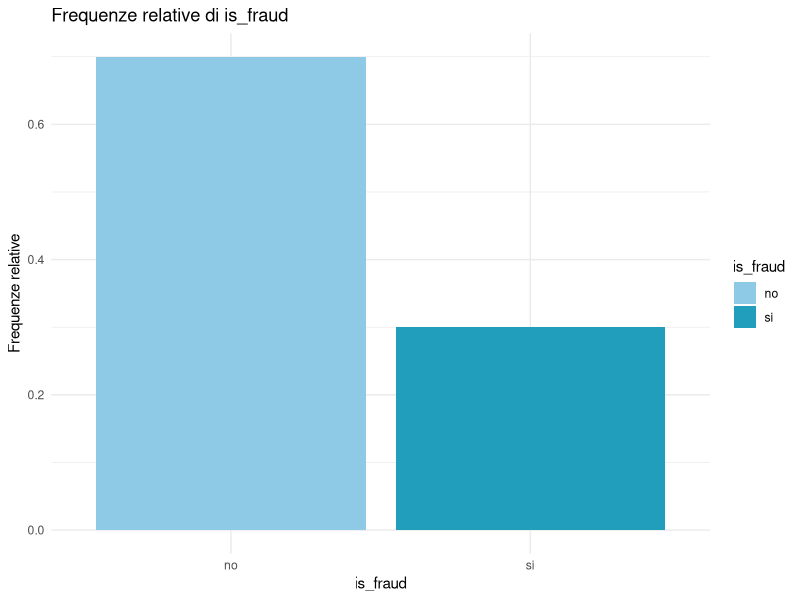
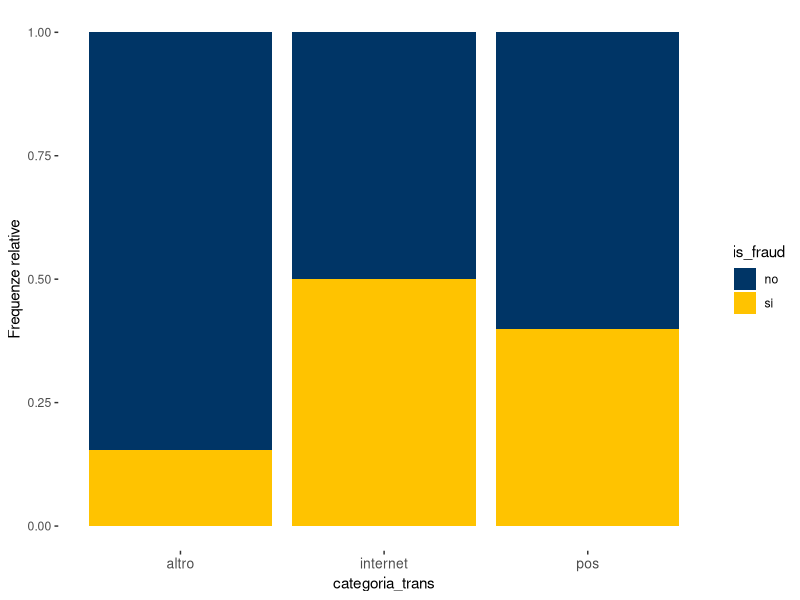
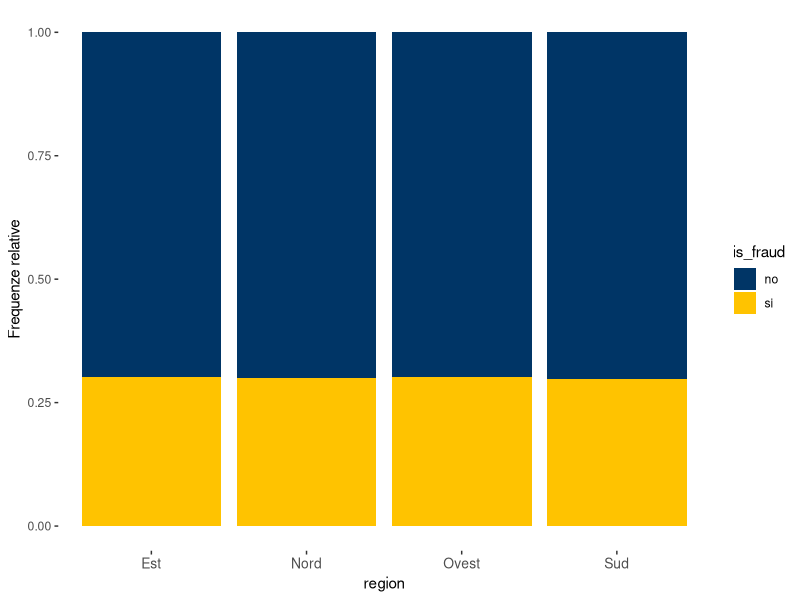
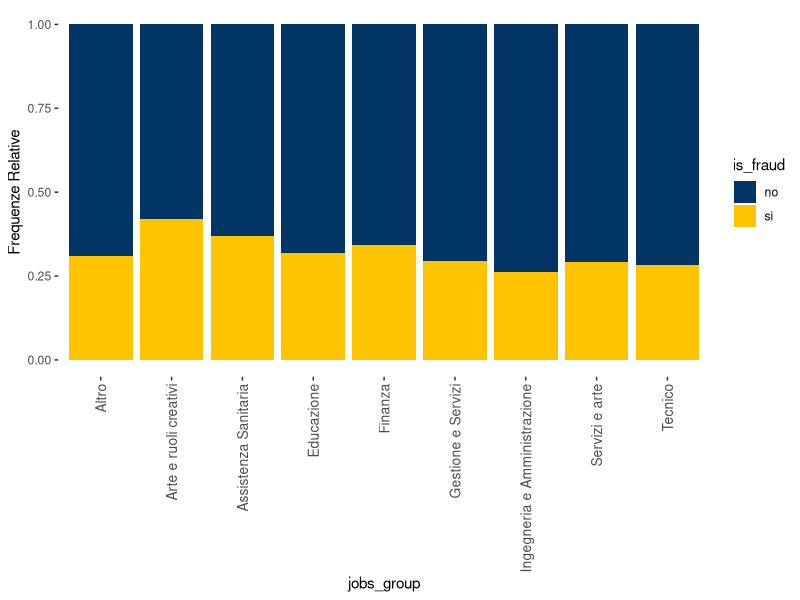
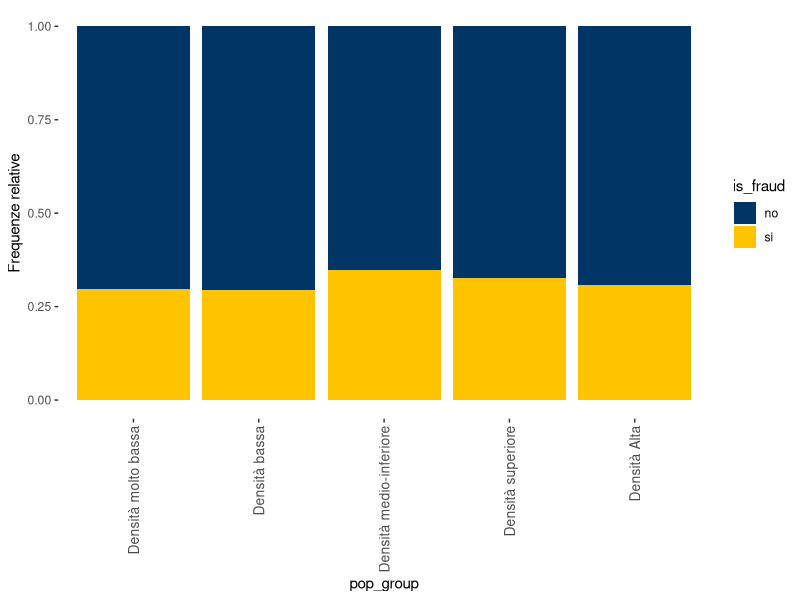
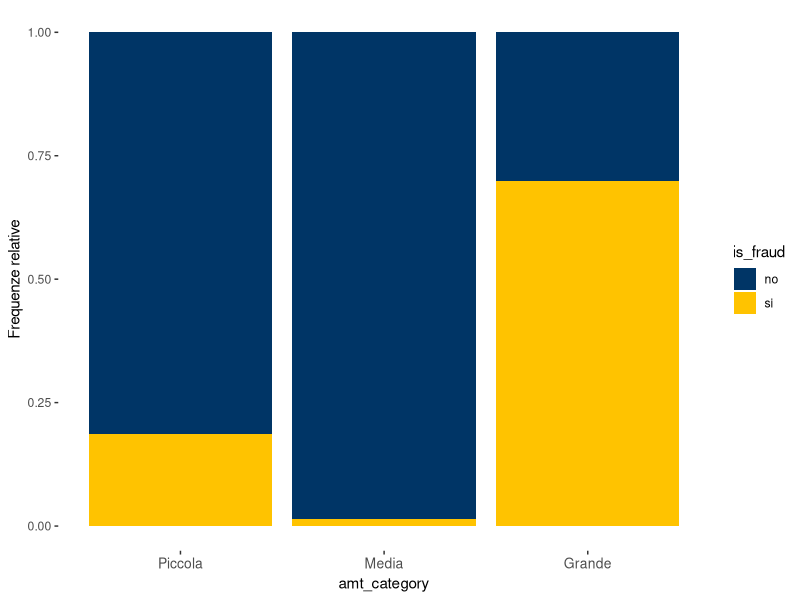
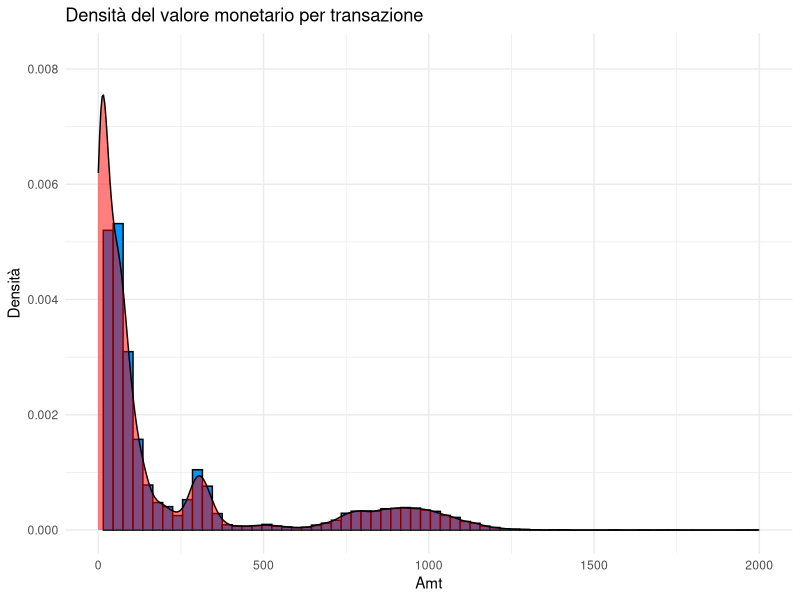
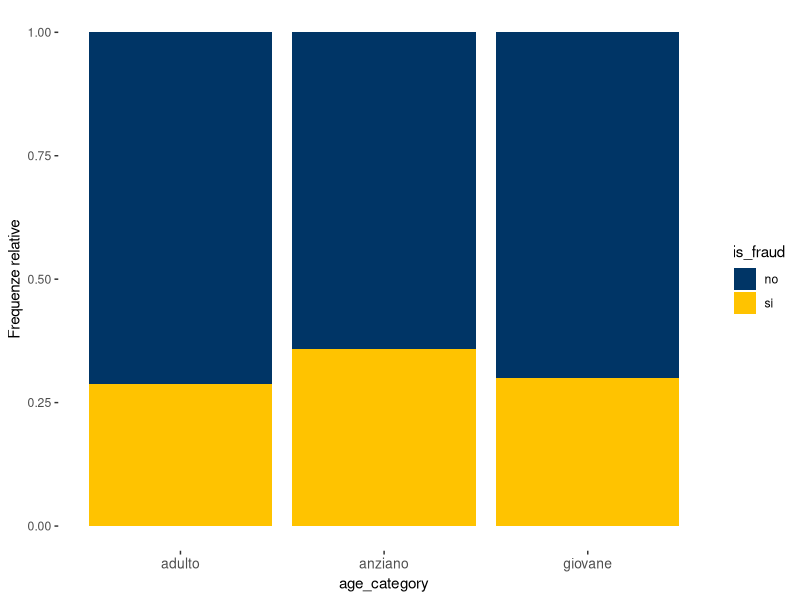

These charts were generated, in order, by the following R code:
library(dplyr)
library(ggplot2)

dati <- read.csv('set_dati.csv')

table(dati$is_fraud)
dim(dati)
str(dati)

# Ricodifica variabili
dati$is_fraud<- factor(dati$is_fraud,levels=c(0,1),labels=c("no", "si"))
dati$city_pop <- as.numeric(dati$city_pop)
dati$trans_date_trans_time <- as.POSIXct(dati$trans_date_trans_time, format = "%Y-%m-%d %H:%M:%S")
dati$category <-as.factor(dati$category)
dati$state <- as.factor(dati$state)
dati$job <- as.factor(dati$job)
dati$dob <- as.Date(dati$dob, "%Y-%m-%d")
str(dati)
summary(dati)

# is_fraud
# t=table(dati$is_fraud) # problema dataset non bilanciato
# t
# barplot(t)
# barplot(t/length(dati$is_fraud), col = 'lightblue', ylim = c(0, 1), xlab = 'Transazione Fraudolenta', main = 'Composizione del set di dati')
# 
# 
# t/length(dati$is_fraud)

dati %>%
  group_by(is_fraud) %>%
  summarise(count = n()) %>%
  mutate(relative_frequency = count / sum(count)) %>%
  ggplot(aes(x = is_fraud, y = relative_frequency, fill = is_fraud)) +
  geom_bar(stat = "identity") +
  scale_fill_manual(values = c("#8ecae6", "#219ebc")) +
  labs(title = "Frequenze relative di is_fraud", y = "Frequenze relative", x = "is_fraud") +
  theme_minimal()



# # Creo un grafico a barre per ogni categoria di 'category'
# ggplot(dati, aes(x = is_fraud, fill = factor(category))) +
#   geom_bar(position = "stack", stat = "count") +
#   facet_wrap(~category, scales = "free_x", ncol = 2) +
#   labs(title = "Distribuzione di is_fraud per ogni categoria di 'category'",
#        x = "is_fraud",
#        y = "Conteggio")

# Raggruppo categorie in base alla distribuzione
dati$categoria_trans <- case_when(
  dati$category %in% c("grocery_pos", "misc_pos", "shopping_pos") ~ "pos",
  dati$category %in% c("misc_net", "shopping_net",'grocery_net') ~ "internet",
  dati$category %in% c("entertainment", 'gas_transport','home','personal_care','food_dining','health_fitness','kids_pets','travel') ~ "altro",
)

dati$categoria_trans <- factor(dati$categoria_trans)
chisq.test(dati$is_fraud, dati$categoria_trans)

a=table(dati$categoria_trans) # distribuzione doppia
a
prop.table(a)

dati %>%
  ggplot(aes(x = categoria_trans, fill = is_fraud)) +
  geom_bar(position = "fill") +
  scale_fill_manual(values = c("#003566","#ffc300")) +  # Specify your desired colors
  theme(axis.text.x = element_text(size = 10), panel.background = element_rect(fill = "white")) +
  labs(y = "Frequenze relative")

# Raggruppo la variabile state
dati$region <- case_when(
  dati$state %in% c("CT", "ME", "MA", "NH", "RI", "VT", "NY", "NJ", "PA") ~ "Est",
  dati$state %in% c("IL", "IN", "MI", "OH", "WI", "IA", "KS", "MN", "MO", "NE", "ND", "SD") ~ "Nord",
  dati$state %in% c("DE", "FL", "GA", "MD", "NC", "SC", "VA", "DC", "WV", "AL", "AR", "KY", "LA", "MS", "OK", "TN", "TX") ~ "Sud",
  dati$state %in% c("AK", "CA", "HI", "NV", "OR", "WA", "AZ", "CO", "ID", "MT", "NM", "UT", "WY") ~ "Ovest",
)
dati$region <- factor(dati$region)

a <- table(dati$region)
prop.table(a)

dati %>% 
  ggplot(aes(x = region, fill = is_fraud)) +
  geom_bar(position = "fill") +
  theme(axis.text.x = element_text(size = 10)) +
  scale_fill_manual(values = c("#003566","#ffc300")) +  # Specify your desired colors
  theme(axis.text.x = element_text(size = 10), panel.background = element_rect(fill = "white")) +
  labs(y = "Frequenze relative")



chisq.test(dati$is_fraud, dati$region)

# job variable

chisq.test(dati$is_fraud, dati$job)
unique(dati$job)

dati <- dati %>%
  mutate(jobs_group = case_when(
    grepl("developer|engineer|materials|architect", job, ignore.case = TRUE) ~ "Tecnico",
    grepl("accountant|finance", job, ignore.case = TRUE) ~ "Finanza",
    grepl("nurse|doctor|optometrist|ophthalmologist|orthoptistmental|health nurse|nurse, children's|nurse, hospital|nurse, mental health|paediatric nurse|oncologist|Community pharmacist", job, ignore.case = TRUE) ~ "Assistenza Sanitaria",
    grepl("teacher|professor|Lecturer, higher education|Librarian, academic", job, ignore.case = TRUE) ~ "Educazione",
    grepl("producer, radio|producer, television/film/video|production assistant, television|production assistant, radio", job, ignore.case = TRUE) ~ "Arte e ruoli creativi",
    grepl("public house manager|catering manager|restaurant manager|chef|commercial/residential surveyor|quantity surveyor|wellsite geologist|public librarian|probation officer|event organiser|aeronautical engineer|therapist, horticultural|investment banker, corporate|psychotherapist, child|research officer, trade union|engineer, electronics|armed forces training and education officer|herpetologist|airline pilot|architectural technologist|toxicologist|land/geomatics surveyor|naval architect|camera operator|therapist, music|academic librarian|energy engineer", job, ignore.case = TRUE) ~ "Gestione e Servizi",
    grepl("call centre manager|child psychotherapist|paramedic|therapist, art|exhibition designer|sports development officer|medical physicist|dance movement psychotherapist|arts development officer|editor, magazine features|analytical chemist|applications developer|chartered public finance accountant|engineer, aeronautical|scientist, audiological|lexicographer|radio broadcast assistant|surveyor, rural practice|herbalist|librarian, academic|immigration officer|community pharmacist|trading standards officer|public relations account executive|fine artist|museum/gallery conservator|travel agency manager|tax inspector|barista|lecturer, higher education|therapist, sports|podiatrist|surgeon|museum education officer|retail merchandiser|magazine features editor|landscape architect|tourism officer|historic buildings inspector/conservation officer|archaeologist", job, ignore.case = TRUE) ~ "Servizi e arte",
    grepl("water engineer|engineer, land|communications engineer|physicist, medical|exercise physiologist|occupational hygienist|petroleum engineer|licensed conveyancer|pathologist|psychologist, clinical|audiological scientist|multimedia programmer|physiotherapist|sub|amenity horticulturist|fisheries officer|occupational psychologist|barrister|comptroller|operations geologist|training and development officer|town planner|administrator, charities/voluntary organisations|hydrologist|trade mark attorney|furniture designer|sales executive|advertising account planner|equities trader|accountant, chartered public finance|research scientist (physical sciences)|psychiatrist|radiographer, therapeutic|accounting technician|agricultural consultant|tourist information centre manager|physiological scientist|horticulturist, commercial|research scientist (medical)|counsellor|financial trader|sport and exercise psychologist|interpreter|surveyor, minerals|animal nutritionist|primary school teacher|psychotherapist|records manager|dealer|claims inspector/assessor|retail banker|company secretary|designer, interior/spatial|teacher, English as a foreign language|film/video editor|scientific laboratory technician|farm manager|therapist, occupational|education officer, museum|accountant, chartered certified|retail buyer", job, ignore.case = TRUE) ~ "Ingegneria e Amministrazione",
    grepl("administrator, arts|drilling engineer|mining engineer|engineer, technical sales|illustrator|designer, ceramics/pottery|administrator|building surveyor|market researcher|human resources officer|teacher, special educational needs|engineer, biomedical|facilities manager|social researcher|heritage manager|radio producer|make|chief technology officer|scientist, research (maths)|scientist, research (physical sciences)|mechanical engineer|media buyer|glass blower/designer|IT trainer|health promotion specialist|systems analyst|tree surgeon|musician|sales professional, IT|waste management officer|insurance risk surveyor|hospital doctor|engineer, control and instrumentation|structural engineer|higher education careers adviser|network engineer|scientist, biomedical|further education lecturer|pension scheme manager|music tutor|quarry manager|learning disability nurse|development worker, community|mudlogger|surveyor, land/geomatics|lecturer, further education|prison officer|futures trader|engineer, civil (contracting)|pensions consultant|secondary school teacher|intelligence analyst|teacher, secondary school|electrical engineer|theatre director|general practice doctor|regulatory affairs officer|English as a second language teacher|copywriter, advertising|risk analyst|ceramics designer|chartered loss adjuster|presenter, broadcasting|archivist|armed forces logistics/support/administrative officer|forensic psychologist|senior tax professional/tax inspector|insurance underwriter|surveyor, mining|investment analyst|biomedical scientist|geologist, engineering|insurance broker|pharmacist, community|occupational therapist|engineer, petroleum|gaffer|television production assistant|manufacturing engineer|emergency planning/management officer|arboriculturist|contractor|scientist, clinical (histocompatibility and immunogenetics)|restaurant manager, fast food|programme researcher, broadcasting/film/video|teacher, early years/pre|ambulance person", job, ignore.case = TRUE) ~ "Altro",
    TRUE ~ "Altro"
  ))

dati$jobs_group <- as.factor(dati$jobs_group)
chisq.test(dati$is_fraud, dati$jobs_group)


a=table(dati$jobs_group) # distribuzione doppia
a
prop.table(a)

a=table(dati$is_fraud,dati$jobs_group) # distribuzione doppia
a
prop.table(a,2)

dati %>%
  ggplot(aes(x = jobs_group, fill = is_fraud)) +
  geom_bar(position = "fill") +
  theme(axis.text.x = element_text(angle = 90, vjust = 0.5, hjust = 1, size = 10)) +
  scale_fill_manual(values = c("#003566", "#ffc300")) +  
  theme(panel.background = element_rect(fill = "white")) +
  labs(y = "Frequenze Relative")


# city_pop and city
# dati$pop_group <- cut(dati$city_pop,
#                       breaks = c(-Inf, quantile(dati$city_pop, 1/3), quantile(dati$city_pop, 2/3), Inf),
#                       labels = c("Piccola", "Media", "Grande"),
#                       include.lowest = TRUE)


soglie <- c(-Inf, 1000, 100000, 250000, 1000000, Inf)
etichette <- c("Densità molto bassa", "Densità bassa", "Densità medio-inferiore", "Densità superiore", "Densità Alta")
dati$pop_group <- cut(dati$city_pop, breaks = soglie, labels = etichette)


chisq.test(dati$is_fraud, dati$pop_group)

a=table(dati$pop_group) # distribuzione doppia
a
prop.table(a)

dati %>% 
  ggplot(aes(x = pop_group, fill = is_fraud)) +
  geom_bar(position = "fill") +
  theme(axis.text.x = element_text(angle = 90, vjust = 0.5, hjust = 1, size = 10)) +
  scale_fill_manual(values = c("#003566","#ffc300")) +  # Specify your desired colors
  theme(axis.text.x = element_text(size = 10), panel.background = element_rect(fill = "white")) +
  labs(y = "Frequenze relative")


# Amount
# summary(dati$amt)
# tapply(dati$amt, dati$is_fraud, mean)
# tapply(dati$amt, dati$is_fraud, sd)
# 
# soglie <- c(-Inf, 50, 250, 500, 2000, +Inf)
# dati$amt_category <- cut(dati$amt, breaks = soglie, labels = c("A", "B", "C", "D", "E"))


dati$amt_category <- cut(dati$amt,
                         breaks = quantile(dati$amt, probs = seq(0, 1, by = 1/3)),
                         labels = c("Piccola", "Media", "Grande"),
                         include.lowest = TRUE)


table(dati$is_fraud, dati$amt_category)

# old<-c("Molto Piccola", "Piccola", "Media", "Grande")
# new<-factor(c("Piccola", "Piccola", "Media", "Grande"))
# 
# dati$amt_category <-new[match(dati$amt_category,old)]

# category_avg_amt <- dati %>%
#   group_by(category) %>%
#   summarise(avg_amt_category = mean(amt))
# 
# # Step 2: Merge the average transaction amount back to the original data frame
# dati <- left_join(dati, category_avg_amt, by = "category")
# 
# # Step 3: Calculate the deviation of each transaction amount from the average for the category
# dati <- dati %>%
#   mutate(deviation_from_category_avg = amt - avg_amt_category)
# 
# dati$dev_category <- cut(dati$deviation_from_category_avg,
#                          breaks = quantile(dati$deviation_from_category_avg, probs = seq(0, 1, by = 1/3)),
#                          labels = c("Piccola", "Media", "Grande"),
#                          include.lowest = TRUE)
# 
# table(dati$is_fraud, dati$dev_category)
# 
# # Step 1: Calculate quartiles for each category
# category_quartiles <- dati %>%
#   group_by(category) %>%
#   summarise(Q1 = quantile(amt, 0.25),
#             Q3 = quantile(amt, 0.75))
# 
# # Step 2: Calculate interquartile range (IQR) for each category
# category_quartiles <- category_quartiles %>%
#   mutate(IQR = Q3 - Q1)
# 
# # Step 3: Merge category quartiles back to the original data frame
# dati <- left_join(dati, category_quartiles, by = "category")
# 
# # Step 4: Identify outliers
# dati$outliers <- dati$amt < dati$Q1 - 1.5 * dati$IQR | dati$amt > dati$Q3 + 1.5 * dati$IQR
# dati$outliers <- as.factor(dati$outliers)
# 
# # Now 'outliers' contains TRUE for transactions considered outliers, FALSE otherwise
# 
# table(dati$is_fraud, dati$outliers)
# chisq.test(dati$is_fraud, dati$outliers)


# # Creazione categorie usando cut()
# dati$amt_category <- cut(dati$amt,
#                          breaks = c(-Inf, quantile(dati$city_pop, 1/4), quantile(dati$city_pop, 1/2), Inf),
#                          labels = c("Piccola", "Media", "Grande"),
#                          include.lowest = TRUE)


chisq.test(dati$is_fraud, dati$amt_category)

a=table(dati$amt_category) # distribuzione doppia
a
prop.table(a)


# dati %>%
#   group_by(amt_category) %>% 
#   summarise(count = n()) %>%
#   mutate(relative_frequency = count / sum(count)) %>%
#   ggplot(aes(x = amt_category, y = relative_frequency, fill = amt_category)) +
#   geom_col(position = "stack") +
#   scale_fill_manual(values = c("#fb8500", "#ffb703", "#023047")) +
#   labs(title = "Frequenze relative di amt_category", y = "Frequenze relative", x = "Dimensione transazione") +
#   scale_y_continuous(labels = scales::percent_format(scale = 1)) +
#   theme_minimal()


a=table(dati$is_fraud,dati$amt_category) # distribuzione doppia
a
prop.table(a,2)

dati %>% 
  ggplot(aes(x = amt_category, fill = is_fraud)) +
  geom_bar(position = "fill") +
  theme(axis.text.x = element_text(size = 10)) +
  scale_fill_manual(values = c("#003566","#ffc300")) +  # Specify your desired colors
  theme(axis.text.x = element_text(size = 10), panel.background = element_rect(fill = "white")) +
  labs(y = "Frequenze relative")



# Istogramma della variabile amt

ggplot(dati, aes(x = amt)) +
  geom_histogram(aes(y = ..density..), binwidth = 30, colour = "black", fill = "#0096FF") +
  geom_density(fill = "red", alpha = 0.5, color = "black") +
  xlim(c(0, 2000)) +
  labs(title = "Densità del valore monetario per transazione",
       x = "Amt",
       y = "Densità") +
  theme_minimal()


# boxplot(amt~is_fraud,data=dati, xlab="Fraudolenta", ylab="Ammontare",col="light green")

# t.test(amt~is_fraud, data=dati)

data_fraud <- subset(dati, dati$is_fraud == 'si')
summary(data_fraud$amt)

# Calcolo età proprietario carta di credito

calculate_age <- function(born) {
  today <- as.Date("2024-02-04")
  age_in_days <- difftime(today, born, units = "days")
  age_in_years <- as.numeric(age_in_days) / 365.25     # tengo conto anni bisestili
  return(floor(age_in_years))
}

dati$age <- sapply(dati$dob, calculate_age)

age_avg_amt <- dati %>%
  group_by(age) %>%
  summarise(avg_amt_age = mean(amt))

# Step 2: Merge the average transaction amount back to the original data frame
dati <- left_join(dati, age_avg_amt, by = "age")

# Step 3: Calculate the deviation of each transaction amount from the average for the category
dati <- dati %>%
  mutate(deviation_from_age_avg = amt - avg_amt_age)

dati$dev_age <- cut(dati$deviation_from_age_avg,
                    breaks = quantile(dati$deviation_from_age_avg, probs = seq(0, 1, by = 1/5)),
                    labels = c("Molto Moderata", "Moderata", "Media",  "Alta", "Molto Alta"),
                    include.lowest = TRUE)

table(dati$is_fraud, dati$dev_age)




# 
# summary(dati$age)
# 
# tapply(dati$age, dati$is_fraud, mean)
# tapply(dati$age, dati$is_fraud, sd)
# 
# boxplot(age~is_fraud,data=dati, xlab="fraudolenta", ylab="età", col="red")
# 
# t.test(age~is_fraud, data=dati)

# raggruppo per età
dati_by_dob <- table(dati$age, dati$is_fraud)

ages <- c(35, 70)

# Creo una variabile 'age_category' con le categorie giovane-adulto-anziano
dati$age_category <- ifelse(dati$age <= ages[1], "giovane",
                                ifelse(dati$age <= ages[2], "adulto",
                                       ifelse(dati$age > ages[2], "anziano", "anziano")))

dati$age_category<-as.factor(dati$age_category)
a = table(dati$age_category)
prop.table(a)

dati %>% 
  ggplot(aes(x = age_category, fill = is_fraud)) +
  geom_bar(position = "fill") +
  theme(axis.text.x = element_text(size = 10)) +
  scale_fill_manual(values = c("#003566","#ffc300")) +  # Specify your desired colors
  theme(axis.text.x = element_text(size = 10), panel.background = element_rect(fill = "white")) +
  labs(y = "Frequenze relative")


a=table(dati$is_fraud, dati$age_category)
prop.table(a,2)
chisq.test(dati$is_fraud, dati$age_category)

# city pop
summary(dati$city_pop)  
sd(dati$city_pop)       

tapply(dati$city_pop, dati$is_fraud, mean)
tapply(dati$city_pop, dati$is_fraud, sd)

# boxplot(dati$city_pop~is_fraud,data=dati, xlab="Fraudolenta", ylab="Popolazione",col="light green")

t.test(dati$city_pop~is_fraud, data=dati) # non rifiuto h0
summary(dati$city_pop)



# pop <- c(1000000, 1500000, 2500000)
# dati$pop_category <- ifelse(dati$city_pop < pop[1], "bassa_popolazione",
#                             ifelse(dati$city_pop < pop[2], "media_popolazione",
#                                    ifelse(dati$city_pop <= pop[3], "alta_popolazione", "alta_popolazione")))
# 
# dati$pop_category <- as.factor(dati$pop_category)
# table(dati$pop_category)
# 
# a=table(dati$is_fraud, dati$pop_category) 
# prop.table(a,2)
# chisq.test(dati$is_fraud,dati$pop_category)



# category

table(dati$category)
chisq.test(dati$is_fraud, dati$category) # non sono indipendenti

# giorno e notte
dati <- na.omit(dati) # tolgo le ultime 33 osservazioni con data e ora NA
dati$orario_bin <- ifelse(as.numeric(format(as.POSIXct(dati$trans_date_trans_time), format = "%H")) >= 06 & as.numeric(format(as.POSIXct(dati$trans_date_trans_time), format = "%H")) < 18 , "giorno", 'notte')
dati$orario_bin <- as.factor(dati$orario_bin)
chisq.test(dati$is_fraud,dati$orario_bin)

a <- table(dati$orario_bin)
prop.table(a)

dati %>% 
  ggplot(aes(x = orario_bin, fill = is_fraud)) +
  geom_bar(position = "fill") +
  theme(axis.text.x = element_text(size = 10)) +
  scale_fill_manual(values = c("#003566","#ffc300")) +  # Specify your desired colors
  theme(axis.text.x = element_text(size = 10), panel.background = element_rect(fill = "white")) +
  labs(y = "Frequenze relative")



# # Densità del tempo di transazione
# ggplot(data_fraud, aes(x = as.numeric(format(trans_date_trans_time, "%H")))) +
#   geom_histogram(binwidth = 1, fill = "darkblue", color = "black", alpha = 0.7) +
#   xlim(0, 24) +  # Set the x-axis limits
#   labs(title = "Distribuzione oraria delle transazioni fraudolente", x = "Ora della giornata", y = "Conteggio") +
#   theme_minimal()

ggplot(data_fraud, aes(x = as.numeric(format(trans_date_trans_time, "%H")))) +
  geom_histogram(binwidth = 1, fill = "darkblue", color = "black", alpha = 0.7) +
  geom_density(aes(y = ..count..), fill = "red", alpha = 0.5, color = "black") +
  xlim(0, 24) +
  labs(title = "Distribuzione oraria delle transazioni fraudolente", x = "Ora della giornata", y = "Conteggio") +
  theme_minimal()



shopping_offline <- data_fraud %>% filter(category == c("shopping_pos", 'misc_pos', 'grocery_pos'))
shopping_online <-  data_fraud %>% filter(category == c("shopping_net", 'misc_net', 'grocery_net'))


# Densità transazione fraudolente shopping offline
ggplot(shopping_offline, aes(x = as.numeric(format(trans_date_trans_time, "%H")))) +
  geom_histogram(binwidth = 1, color = "black", fill = "#023e8a", alpha = 0.7) +
  geom_density(aes(y = ..count..), fill = "red", alpha = 0.5, color = "black") +
  xlim(0, 24) +
  labs(title = "Distribuzione oraria transazioni CP", x = "Ora della giornata", y = "Conteggio") +
  theme_minimal()

# Densità transazione fraudolente shopping online
ggplot(shopping_online, aes(x = as.numeric(format(trans_date_trans_time, "%H")))) +
  geom_histogram(binwidth = 1, color = "black", fill = "#caf0f8", alpha = 0.7) +
  stat_density(aes(y = ..count..), fill = "red", alpha = 0.5, color = 'black') +
  xlim(0, 24) +
  labs(title = "Distribuzione oraria transazioni CNP", x = "Ora della giornata", y = "Conteggio") +
  theme_minimal()


#### Transazioni fraudolente per categoria negozio
# groupcat <- aggregate(is_fraud ~ category, data = data_fraud, FUN = length)
# 
# ggplot(groupcat, aes(x = category, y = is_fraud)) +
#   geom_bar(stat = "identity", fill = "orange") +
#   labs(title = "Transazioni fraudolente per categoria di negozio",
#        x = "Categoria",
#        y = "Conteggio di is_fraud") +
#   theme(axis.text.x = element_text(angle = 90, hjust = 1, vjust = 0.5))
# 

total_transactions <- nrow(dati)

# Calculate the percentage of fraud and non-fraud transactions for each category
category_summary <- dati %>%
  group_by(category, is_fraud) %>%
  summarise(count = n()) %>%
  mutate(percentage = count / total_transactions * 100)

ggplot(category_summary, aes(x = category, y = percentage, fill = factor(is_fraud))) +
  geom_bar(stat = "identity", position = "stack") +
  scale_fill_manual(values = c("lightblue", "salmon"), name = "is_fraud",
                    labels = c("Non fraudolenta", "Fraudolenta")) +
  labs(title = "Percentuale transazioni fraudolente e non per categoria di negozio",
       x = "Categoria",
       y = "Percentuale") +
  theme(axis.text.x = element_text(angle = 90, vjust = 0.5, hjust = 1, size = 10), panel.background = element_rect(fill = "white"))


#### Transazioni fraudolente per Stato
# state_summary <- dati %>%
#   group_by(state, is_fraud) %>%
#   summarise(count = n()) %>%
#   mutate(percentage = count / total_transactions * 100)
# 
# ggplot(state_summary, aes(x = state, y = percentage, fill = factor(is_fraud))) +
#   geom_bar(stat = "identity", position = "stack") +
#   scale_fill_manual(values = c("lightblue", "salmon"), name = "is_fraud",
#                     labels = c("Non fraudolenta", "Fraudolenta")) +
#   labs(title = "Percentuale transazioni fraudolente e non per stato",
#        x = "Stato",
#        y = "Percentuale") +
#   theme(axis.text.x = element_text(size = 10), panel.background = element_rect(fill = "white"))

dati %>% 
  ggplot(aes(x = state, fill = is_fraud)) +
  geom_bar(position = "fill") +
  theme(axis.text.x = element_text(size = 10)) +
  scale_fill_manual(values = c("#003566","#ffc300")) +  # Specify your desired colors
  theme(axis.text.x = element_text(angle = 90, vjust = 0.5, hjust = 1, size = 10), panel.background = element_rect(fill = "white")) +
  labs(y = "Frequenze relative")

table(dati$is_fraud, dati$state)



library(caret)
indice <- createDataPartition(dati$is_fraud, p=0.75, list=FALSE)
train <- dati[indice,]   # training set, 75% delle osservazioni
test <- dati[-indice,]   # test set, 25% delle osservazioni


t=table(train$is_fraud)
t
t=table(test$is_fraud)
t

train <- train[,c('categoria_trans', 'jobs_group', 'pop_group', 'amt_category' ,'age_category', 'orario_bin', 'is_fraud')]

save(train, file = "data_training.RData")  # salvo il dataframe credit

test <- test[,c('categoria_trans', 'pop_group', 'jobs_group', 'amt_category','age_category', 'orario_bin', 'is_fraud')]

save(test, file = "data_test.RData")  # salvo il dataframe credit





